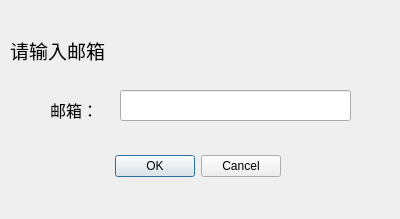
<?xml version="1.0" encoding="UTF-8"?>
<ui version="4.0">
 <class>cmaildlg</class>
 <widget class="QDialog" name="cmaildlg">
  <property name="geometry">
   <rect>
    <x>0</x>
    <y>0</y>
    <width>400</width>
    <height>219</height>
   </rect>
  </property>
  <property name="windowTitle">
   <string>Dialog</string>
  </property>
  <property name="styleSheet">
   <string notr="true">#cmaildlg{
border-image: url(:/back7.png);}</string>
  </property>
  <widget class="QDialogButtonBox" name="buttonBox">
   <property name="geometry">
    <rect>
     <x>-60</x>
     <y>150</y>
     <width>341</width>
     <height>32</height>
    </rect>
   </property>
   <property name="orientation">
    <enum>Qt::Horizontal</enum>
   </property>
   <property name="standardButtons">
    <set>QDialogButtonBox::Cancel|QDialogButtonBox::Ok</set>
   </property>
  </widget>
  <widget class="QLineEdit" name="lineEdit">
   <property name="geometry">
    <rect>
     <x>120</x>
     <y>90</y>
     <width>231</width>
     <height>31</height>
    </rect>
   </property>
  </widget>
  <widget class="QLabel" name="label">
   <property name="geometry">
    <rect>
     <x>50</x>
     <y>90</y>
     <width>81</width>
     <height>41</height>
    </rect>
   </property>
   <property name="text">
    <string>&lt;html&gt;&lt;head/&gt;&lt;body&gt;&lt;p&gt;&lt;span style=&quot; font-size:12pt;&quot;&gt;邮箱：&lt;/span&gt;&lt;/p&gt;&lt;/body&gt;&lt;/html&gt;</string>
   </property>
  </widget>
  <widget class="QLabel" name="label_2">
   <property name="geometry">
    <rect>
     <x>10</x>
     <y>30</y>
     <width>361</width>
     <height>41</height>
    </rect>
   </property>
   <property name="font">
    <font>
     <family>幼圆</family>
     <pointsize>14</pointsize>
     <italic>false</italic>
    </font>
   </property>
   <property name="text">
    <string>请输入邮箱</string>
   </property>
  </widget>
 </widget>
 <resources/>
 <connections>
  <connection>
   <sender>buttonBox</sender>
   <signal>accepted()</signal>
   <receiver>cmaildlg</receiver>
   <slot>accept()</slot>
   <hints>
    <hint type="sourcelabel">
     <x>248</x>
     <y>254</y>
    </hint>
    <hint type="destinationlabel">
     <x>157</x>
     <y>274</y>
    </hint>
   </hints>
  </connection>
  <connection>
   <sender>buttonBox</sender>
   <signal>rejected()</signal>
   <receiver>cmaildlg</receiver>
   <slot>reject()</slot>
   <hints>
    <hint type="sourcelabel">
     <x>316</x>
     <y>260</y>
    </hint>
    <hint type="destinationlabel">
     <x>286</x>
     <y>274</y>
    </hint>
   </hints>
  </connection>
 </connections>
</ui>
